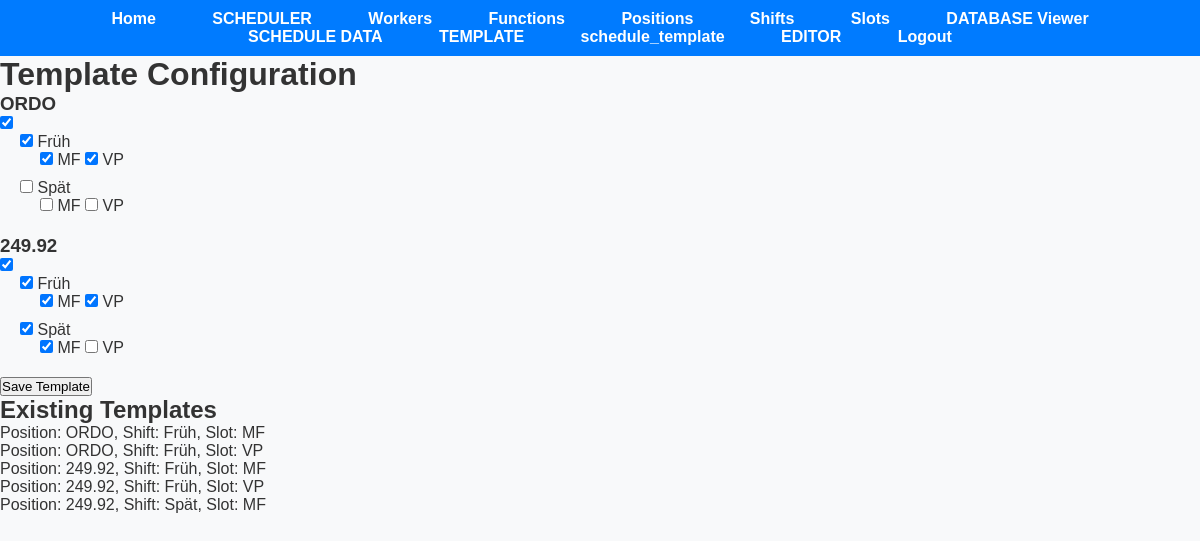
Page /template (signed in) on the earlier database version.
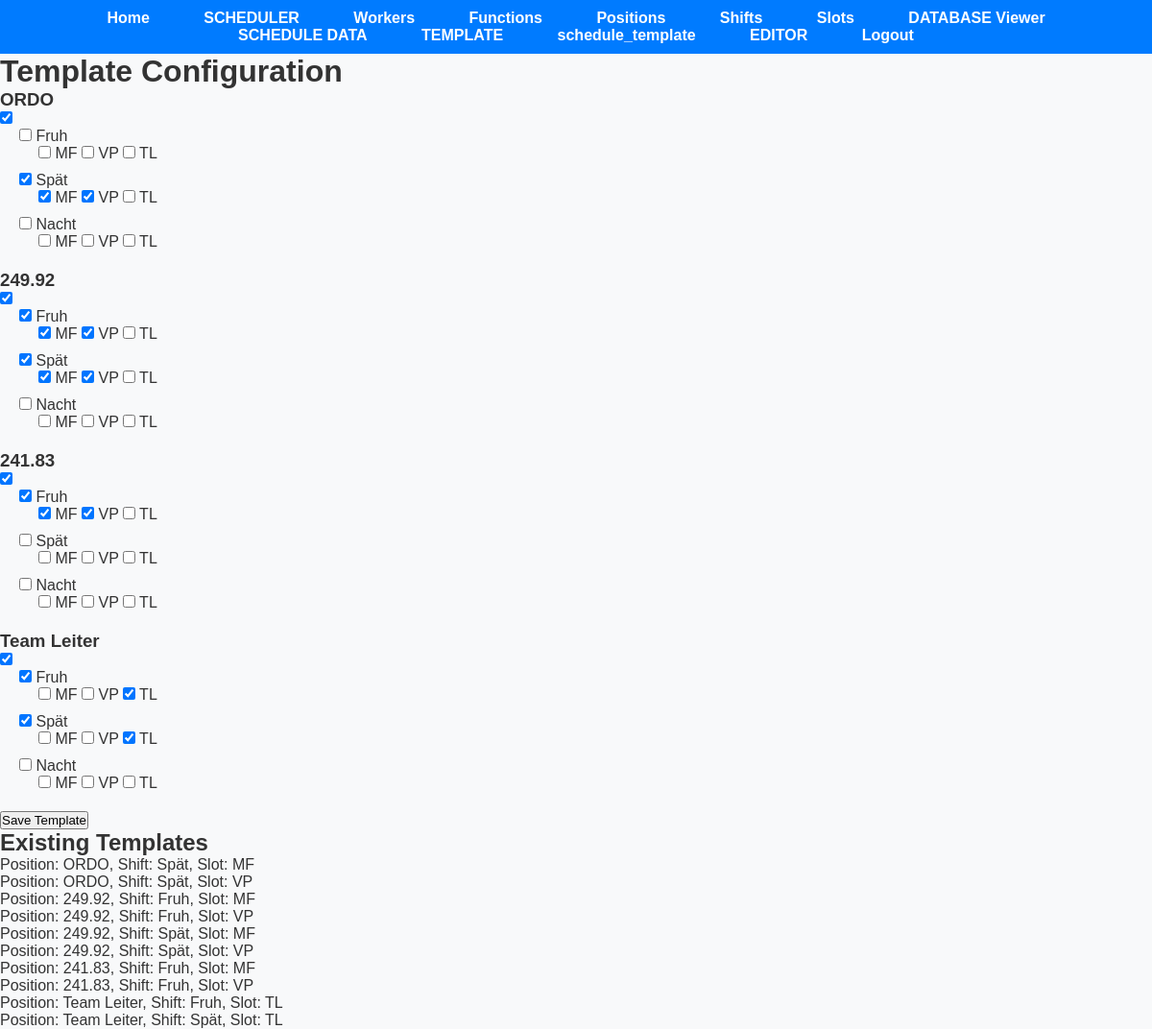
Same page on the later database version.
### app.py (models this page shows, shortened)
class Position(db.Model):
    position_id = db.Column(db.Integer, primary_key=True)
    user_id = db.Column(db.Integer, nullable=False)
    name = db.Column(db.String(50), nullable=False)

class Shift(db.Model):
    shift_id = db.Column(db.Integer, primary_key=True)
    user_id = db.Column(db.Integer, nullable=False)
    name = db.Column(db.String(50), nullable=False)

class Template(db.Model):
    id = db.Column(db.Integer, primary_key=True)
    user_id = db.Column(db.Integer, db.ForeignKey('user.id'), nullable=False)
    position_id = db.Column(db.Integer, db.ForeignKey('position.position_id'), nullable=False)
    shift_id = db.Column(db.Integer, db.ForeignKey('shift.shift_id'), nullable=False)
    slot_id = db.Column(db.Integer, db.ForeignKey('slot.slot_id'), nullable=False)
    user = db.relationship('User', backref=db.backref('templates', lazy=True))
    position = db.relationship('Position', backref='templates')
    shift = db.relationship('Shift', backref='templates')
    slot = db.relationship('Slot', backref='templates')

class Slot(db.Model):
    slot_id = db.Column(db.Integer, primary_key=True)
    user_id = db.Column(db.Integer, nullable=False)
    name = db.Column(db.String(50), nullable=False)

### app.py (the view, shortened to what this page needs)
@app.route('/template', methods=['GET', 'POST'])
@login_required
@employer_required
def template():
    user_id = current_user.id
    positions = Position.query.all()
    shifts = Shift.query.all()
    slots = Slot.query.all()
    existing_templates = Template.query.filter_by(user_id=user_id).all()
    selected_combinations = {(template.position_id, template.shift_id, template.slot_id) for template in existing_templates}
    print(selected_combinations)  # Debugging: print selected_combinations to see its contents
    return render_template('template.html', positions=positions, shifts=shifts, slots=slots, selected_combinations=selected_combinations, existing_templates=existing_templates, shift_has_data=shift_has_data)

### app.py (called while the page is built)
@login_manager.user_loader
def load_user(user_id):
    return User.query.get(int(user_id))

def employer_required(func):
    @wraps(func)
    def decorated_function(*args, **kwargs):
        if not current_user.is_authenticated:
            flash('You must be logged in to view this page.', 'error')
            return redirect(url_for('login'))
        if current_user.role != 'employer':
            flash('You do not have permission to view this page.', 'error')
            return redirect('/')
        return func(*args, **kwargs)
    return decorated_function

def shift_has_data(existing_templates, position_id, shift_id):
    for template in existing_templates:
        if (template.position_id == position_id) and (template.shift_id == shift_id):
            return True
    return False

### templates/template.html (shortened to what this page needs)
<!DOCTYPE html>
<html lang="en">
<head>
    <link rel="stylesheet" href="{{ url_for('static', filename='styles.css') }}">
</head>
<body>
    {% include 'navbar.html' %}
    <h1>Template Configuration</h1>
    <form id="templateForm" method="post" action="{{ url_for('template') }}">
        <div id="positionsContainer">
            {% for position in positions %}
            <div class="position" data-position-id="{{ position.position_id }}">
                <h3>{{ position.name }}</h3>
                <input type="checkbox" name="positions[{{ position.position_id }}][include]" value="{{ position.position_id }}" {% if position.position_id in selected_combinations|map(attribute=0) %} checked {% endif %}>
                <div class="shifts">
                    {% for shift in shifts %}
                    <div class="shift">
                        <input type="checkbox" name="positions[{{ position.position_id }}][shifts][{{ shift.shift_id }}][include]" value="{{ shift.shift_id }}" {% if shift_has_data(existing_templates, position.position_id, shift.shift_id) %} checked {% endif %}>
                        {{ shift.name }}
                        <div class="slots">
                            {% for slot in slots %}
                            <input type="checkbox" name="positions[{{ position.position_id }}][shifts][{{ shift.shift_id }}][slots][{{ slot.slot_id }}]" value="{{ slot.slot_id }}" {% if (position.position_id, shift.shift_id, slot.slot_id) in selected_combinations %} checked {% endif %}>
                            {{ slot.name }}
                            {% endfor %}
                        </div>
                    </div>
                    {% endfor %}
                </div>
            </div>
            {% endfor %}
        </div>
        <button type="submit">Save Template</button>
    </form>
    <h2>Existing Templates</h2>
    <ul>
        {% for template in existing_templates %}
        <li>Position: {{ template.position.name }}, Shift: {{ template.shift.name }}, Slot: {{ template.slot.name }}</li>
        {% endfor %}
    </ul>
</body>
</html>

### templates/navbar.html (shortened to what this page needs)
<nav>
    <ul>
        <li><a href="/">Home</a></li>
        {% if current_user.is_authenticated and current_user.role == 'employer' %}
        <li><a href="/scheduling">SCHEDULER</a></li>
        <li><a href="/workers">Workers</a></li>
        <li><a href="/functions">Functions</a></li>
        <li><a href="/positions">Positions</a></li>
        <li><a href="/shifts">Shifts</a></li>
        <li><a href="/slots">Slots</a></li>
        <li><a href="/database_viewer">DATABASE Viewer</a></li>
        <li><a href="/schedule">SCHEDULE DATA</a></li>
        <li><a href="/template">TEMPLATE</a></li>
        <li><a href="/schedule_template">schedule_template</a></li>
        <li><a href="/editor">EDITOR</a></li>
        {% endif %}
        {% if not current_user.is_authenticated %}
        <li><a href="/login">Login</a></li>
        <li><a href="/register">Register</a></li>
        {% else %}
        <li><a href="/logout">Logout</a></li>
        {% endif %}
    </ul>
</nav>

### static/styles.css (style rules this page uses)
* { margin: 0; padding: 0; box-sizing: border-box; }
body { font-family: Arial, sans-serif; background-color: #f8f9fa; color: #333; }
nav { background-color: #007bff; padding: 10px 0; }
nav ul { list-style-type: none; text-align: center; }
nav ul li { display: inline-block; margin: 0 10px; }
nav ul li a { color: #fff; text-decoration: none; font-weight: bold; padding: 8px 16px; border-radius: 5px; transition: background-color 0.3s ease; }

### templates/template.html (style rules this page uses)
.position { margin-bottom: 20px; }
.shift { margin-left: 20px; margin-bottom: 10px; }
.slots { margin-left: 20px; }

Differences in the rows shown:
changed through a linked row, Position "ORDO": position_id "☑" → "☐"; position_id "☐" → "☑"
changed Shift: name "Früh" → "Fruh"
added Slot: name "TL"
added Shift: name "Nacht", Slot (name "MF"), Slot (name "VP")
computed for Position (number 2 of 4 on the later page): position_id "☐" → "☑"
added Position: name "241.83", position_id "☑", Shift (name "Fruh"), Slot (name "MF"), Slot (name "VP"), Shift (name "Spät")
added Position: name "Team Leiter", position_id "☑", Shift (name "Fruh"), Slot (name "MF"), Slot (name "VP"), Shift (name "Spät")
changed Template (number 1 of 10 on the later page): shift.name "Früh" → "Spät"
changed Template (number 2 of 10 on the later page): shift.name "Früh" → "Spät"
changed through a linked row, Template (number 3 of 10 on the later page): shift.name "Früh" → "Fruh"
changed through a linked row, Template (number 4 of 10 on the later page): shift.name "Früh" → "Fruh"
added Template: position.name "249.92", shift.name "Spät", slot.name "VP"
added Template: position.name "241.83", shift.name "Fruh", slot.name "MF"
added Template: position.name "241.83", shift.name "Fruh", slot.name "VP"
added Template: position.name "Team Leiter", shift.name "Fruh", slot.name "TL"
added Template: position.name "Team Leiter", shift.name "Spät", slot.name "TL"
